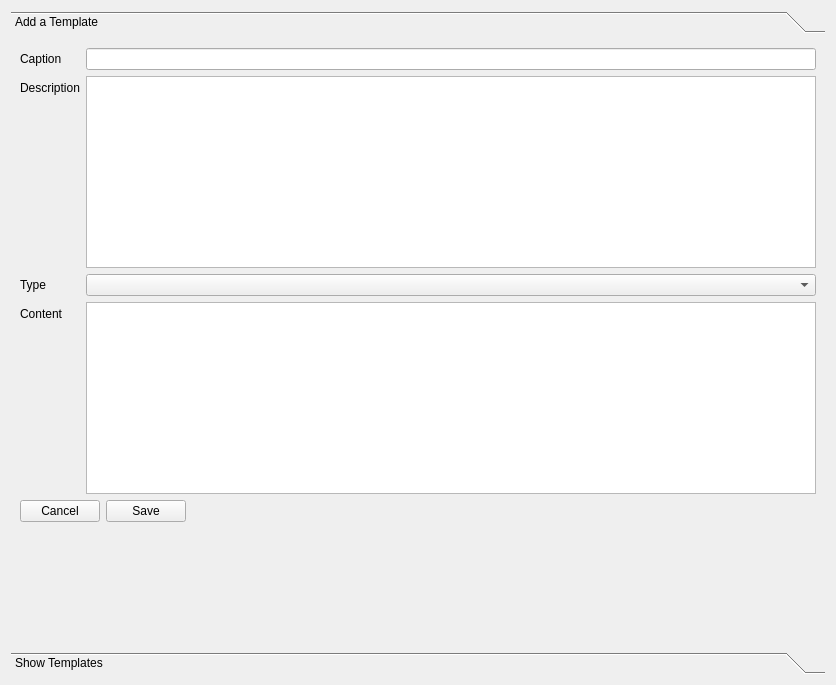
<?xml version="1.0" encoding="UTF-8"?>
<ui version="4.0">
 <class>frmTemplates</class>
 <widget class="QFrame" name="frmTemplates">
  <property name="geometry">
   <rect>
    <x>0</x>
    <y>0</y>
    <width>836</width>
    <height>685</height>
   </rect>
  </property>
  <property name="windowTitle">
   <string>Frame</string>
  </property>
  <layout class="QVBoxLayout" name="verticalLayout">
   <item>
    <widget class="QToolBox" name="toolBox">
     <property name="currentIndex">
      <number>0</number>
     </property>
     <widget class="QWidget" name="tbAddTemplate">
      <property name="geometry">
       <rect>
        <x>0</x>
        <y>0</y>
        <width>818</width>
        <height>607</height>
       </rect>
      </property>
      <attribute name="label">
       <string>Add a Template</string>
      </attribute>
      <layout class="QVBoxLayout" name="verticalLayout_3">
       <item>
        <layout class="QFormLayout" name="formLayout">
         <item row="0" column="0">
          <widget class="QLabel" name="label">
           <property name="text">
            <string>Caption</string>
           </property>
          </widget>
         </item>
         <item row="0" column="1">
          <widget class="QLineEdit" name="lineEdit"/>
         </item>
         <item row="1" column="0">
          <widget class="QLabel" name="label_4">
           <property name="text">
            <string>Description</string>
           </property>
          </widget>
         </item>
         <item row="1" column="1">
          <widget class="QTextEdit" name="textEdit"/>
         </item>
         <item row="2" column="0">
          <widget class="QLabel" name="label_3">
           <property name="text">
            <string>Type</string>
           </property>
          </widget>
         </item>
         <item row="2" column="1">
          <widget class="QComboBox" name="comboBox"/>
         </item>
         <item row="3" column="0">
          <widget class="QLabel" name="label_2">
           <property name="text">
            <string>Content</string>
           </property>
          </widget>
         </item>
         <item row="3" column="1">
          <widget class="QTextEdit" name="textEdit_2"/>
         </item>
        </layout>
       </item>
       <item>
        <layout class="QHBoxLayout" name="horizontalLayout_3">
         <item>
          <widget class="QPushButton" name="pushButton_4">
           <property name="text">
            <string>Cancel</string>
           </property>
          </widget>
         </item>
         <item>
          <widget class="QPushButton" name="pushButton_6">
           <property name="text">
            <string>Save</string>
           </property>
          </widget>
         </item>
         <item>
          <spacer name="horizontalSpacer_2">
           <property name="orientation">
            <enum>Qt::Horizontal</enum>
           </property>
           <property name="sizeHint" stdset="0">
            <size>
             <width>40</width>
             <height>20</height>
            </size>
           </property>
          </spacer>
         </item>
        </layout>
       </item>
       <item>
        <spacer name="verticalSpacer">
         <property name="orientation">
          <enum>Qt::Vertical</enum>
         </property>
         <property name="sizeType">
          <enum>QSizePolicy::Expanding</enum>
         </property>
         <property name="sizeHint" stdset="0">
          <size>
           <width>20</width>
           <height>96</height>
          </size>
         </property>
        </spacer>
       </item>
      </layout>
     </widget>
     <widget class="QWidget" name="tbShowTemplates">
      <property name="geometry">
       <rect>
        <x>0</x>
        <y>0</y>
        <width>818</width>
        <height>607</height>
       </rect>
      </property>
      <attribute name="label">
       <string>Show Templates</string>
      </attribute>
      <layout class="QVBoxLayout" name="verticalLayout_2">
       <item>
        <widget class="QWidget" name="widget_4" native="true">
         <layout class="QHBoxLayout" name="horizontalLayout_2">
          <item>
           <widget class="QLineEdit" name="lineEdit_3"/>
          </item>
          <item>
           <widget class="QPushButton" name="pushButton_5">
            <property name="text">
             <string>Search</string>
            </property>
           </widget>
          </item>
         </layout>
        </widget>
       </item>
       <item>
        <widget class="QWidget" name="widget" native="true">
         <layout class="QHBoxLayout" name="horizontalLayout">
          <item>
           <widget class="QPushButton" name="pushButton_3">
            <property name="text">
             <string>Refresh</string>
            </property>
           </widget>
          </item>
          <item>
           <widget class="QPushButton" name="pushButton">
            <property name="text">
             <string>Edit</string>
            </property>
           </widget>
          </item>
          <item>
           <widget class="QPushButton" name="pushButton_2">
            <property name="text">
             <string>Delete</string>
            </property>
           </widget>
          </item>
          <item>
           <spacer name="horizontalSpacer">
            <property name="orientation">
             <enum>Qt::Horizontal</enum>
            </property>
            <property name="sizeHint" stdset="0">
             <size>
              <width>40</width>
              <height>20</height>
             </size>
            </property>
           </spacer>
          </item>
         </layout>
        </widget>
       </item>
       <item>
        <widget class="QTableView" name="tableView"/>
       </item>
      </layout>
     </widget>
    </widget>
   </item>
  </layout>
 </widget>
 <resources/>
 <connections/>
</ui>
